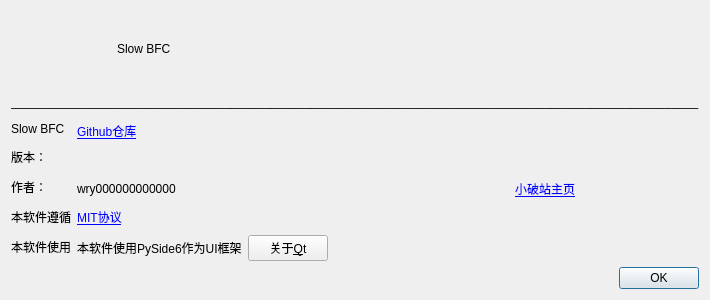
<?xml version="1.0" encoding="UTF-8"?>
<ui version="4.0">
 <class>Dialog</class>
 <widget class="QDialog" name="Dialog">
  <property name="geometry">
   <rect>
    <x>0</x>
    <y>0</y>
    <width>572</width>
    <height>300</height>
   </rect>
  </property>
  <property name="windowTitle">
   <string>Dialog</string>
  </property>
  <layout class="QVBoxLayout" name="verticalLayout">
   <item>
    <layout class="QHBoxLayout" name="horizontalLayout">
     <item>
      <widget class="QLabel" name="icon_label">
       <property name="sizePolicy">
        <sizepolicy hsizetype="Fixed" vsizetype="Preferred">
         <horstretch>0</horstretch>
         <verstretch>0</verstretch>
        </sizepolicy>
       </property>
       <property name="minimumSize">
        <size>
         <width>100</width>
         <height>0</height>
        </size>
       </property>
       <property name="text">
        <string/>
       </property>
      </widget>
     </item>
     <item>
      <widget class="QLabel" name="label_2">
       <property name="styleSheet">
        <string notr="true">font: 700 28pt &quot;Microsoft YaHei UI&quot;;</string>
       </property>
       <property name="text">
        <string>Slow BFC</string>
       </property>
      </widget>
     </item>
    </layout>
   </item>
   <item>
    <widget class="QLabel" name="label">
     <property name="sizePolicy">
      <sizepolicy hsizetype="Preferred" vsizetype="Fixed">
       <horstretch>0</horstretch>
       <verstretch>0</verstretch>
      </sizepolicy>
     </property>
     <property name="minimumSize">
      <size>
       <width>0</width>
       <height>20</height>
      </size>
     </property>
     <property name="text">
      <string>_______________________________________________________________________________________________________</string>
     </property>
    </widget>
   </item>
   <item>
    <layout class="QHBoxLayout" name="horizontalLayout_3">
     <item>
      <widget class="QLabel" name="label_3">
       <property name="sizePolicy">
        <sizepolicy hsizetype="Fixed" vsizetype="Preferred">
         <horstretch>0</horstretch>
         <verstretch>0</verstretch>
        </sizepolicy>
       </property>
       <property name="text">
        <string>&lt;html&gt;&lt;head/&gt;&lt;body&gt;&lt;p&gt;Slow BFC&lt;/p&gt;&lt;p&gt;版本：&lt;/p&gt;&lt;p&gt;作者：&lt;/p&gt;&lt;p&gt;本软件遵循&lt;/p&gt;&lt;p&gt;本软件使用&lt;/p&gt;&lt;/body&gt;&lt;/html&gt;</string>
       </property>
      </widget>
     </item>
     <item>
      <layout class="QVBoxLayout" name="verticalLayout_2">
       <item>
        <widget class="QLabel" name="label_GH">
         <property name="sizePolicy">
          <sizepolicy hsizetype="Preferred" vsizetype="Fixed">
           <horstretch>0</horstretch>
           <verstretch>0</verstretch>
          </sizepolicy>
         </property>
         <property name="minimumSize">
          <size>
           <width>0</width>
           <height>25</height>
          </size>
         </property>
         <property name="cursor">
          <cursorShape>OpenHandCursor</cursorShape>
         </property>
         <property name="styleSheet">
          <string notr="true">color: rgb(0, 0, 255);
text-decoration: underline;</string>
         </property>
         <property name="text">
          <string>Github仓库</string>
         </property>
        </widget>
       </item>
       <item>
        <widget class="QLabel" name="label_version">
         <property name="sizePolicy">
          <sizepolicy hsizetype="Preferred" vsizetype="Fixed">
           <horstretch>0</horstretch>
           <verstretch>0</verstretch>
          </sizepolicy>
         </property>
         <property name="minimumSize">
          <size>
           <width>0</width>
           <height>25</height>
          </size>
         </property>
         <property name="text">
          <string/>
         </property>
        </widget>
       </item>
       <item>
        <layout class="QHBoxLayout" name="horizontalLayout_4">
         <property name="sizeConstraint">
          <enum>QLayout::SizeConstraint::SetMinimumSize</enum>
         </property>
         <item>
          <widget class="QLabel" name="label_5">
           <property name="sizePolicy">
            <sizepolicy hsizetype="Preferred" vsizetype="Fixed">
             <horstretch>0</horstretch>
             <verstretch>0</verstretch>
            </sizepolicy>
           </property>
           <property name="text">
            <string>wry000000000000</string>
           </property>
          </widget>
         </item>
         <item>
          <widget class="QPushButton" name="pushButton_sbili">
           <property name="cursor">
            <cursorShape>OpenHandCursor</cursorShape>
           </property>
           <property name="styleSheet">
            <string notr="true">*{border:none
;
text-decoration: underline;
color:rgb(0, 0, 255);
}
</string>
           </property>
           <property name="text">
            <string>小破站主页</string>
           </property>
          </widget>
         </item>
        </layout>
       </item>
       <item>
        <layout class="QHBoxLayout" name="horizontalLayout_5">
         <item>
          <widget class="QPushButton" name="pushButton_mit_license">
           <property name="minimumSize">
            <size>
             <width>0</width>
             <height>25</height>
            </size>
           </property>
           <property name="cursor">
            <cursorShape>OpenHandCursor</cursorShape>
           </property>
           <property name="styleSheet">
            <string notr="true">color: rgb(0, 0, 255);
font: 9pt &quot;Microsoft YaHei UI&quot;;
text-decoration: underline;
border:none;</string>
           </property>
           <property name="text">
            <string>MIT协议</string>
           </property>
          </widget>
         </item>
         <item>
          <spacer name="horizontalSpacer">
           <property name="orientation">
            <enum>Qt::Orientation::Horizontal</enum>
           </property>
           <property name="sizeHint" stdset="0">
            <size>
             <width>40</width>
             <height>20</height>
            </size>
           </property>
          </spacer>
         </item>
        </layout>
       </item>
       <item>
        <layout class="QHBoxLayout" name="horizontalLayout_6">
         <item>
          <widget class="QLabel" name="label_6">
           <property name="text">
            <string>本软件使用PySide6作为UI框架</string>
           </property>
          </widget>
         </item>
         <item>
          <widget class="QPushButton" name="pushButton_about_Qt">
           <property name="text">
            <string>关于&amp;Qt</string>
           </property>
          </widget>
         </item>
         <item>
          <spacer name="horizontalSpacer_2">
           <property name="orientation">
            <enum>Qt::Orientation::Horizontal</enum>
           </property>
           <property name="sizeHint" stdset="0">
            <size>
             <width>40</width>
             <height>20</height>
            </size>
           </property>
          </spacer>
         </item>
        </layout>
       </item>
      </layout>
     </item>
    </layout>
   </item>
   <item>
    <widget class="QDialogButtonBox" name="buttonBox">
     <property name="orientation">
      <enum>Qt::Orientation::Horizontal</enum>
     </property>
     <property name="standardButtons">
      <set>QDialogButtonBox::StandardButton::Ok</set>
     </property>
    </widget>
   </item>
  </layout>
 </widget>
 <resources/>
 <connections>
  <connection>
   <sender>buttonBox</sender>
   <signal>accepted()</signal>
   <receiver>Dialog</receiver>
   <slot>accept()</slot>
   <hints>
    <hint type="sourcelabel">
     <x>248</x>
     <y>254</y>
    </hint>
    <hint type="destinationlabel">
     <x>157</x>
     <y>274</y>
    </hint>
   </hints>
  </connection>
  <connection>
   <sender>buttonBox</sender>
   <signal>rejected()</signal>
   <receiver>Dialog</receiver>
   <slot>reject()</slot>
   <hints>
    <hint type="sourcelabel">
     <x>316</x>
     <y>260</y>
    </hint>
    <hint type="destinationlabel">
     <x>286</x>
     <y>274</y>
    </hint>
   </hints>
  </connection>
 </connections>
</ui>
